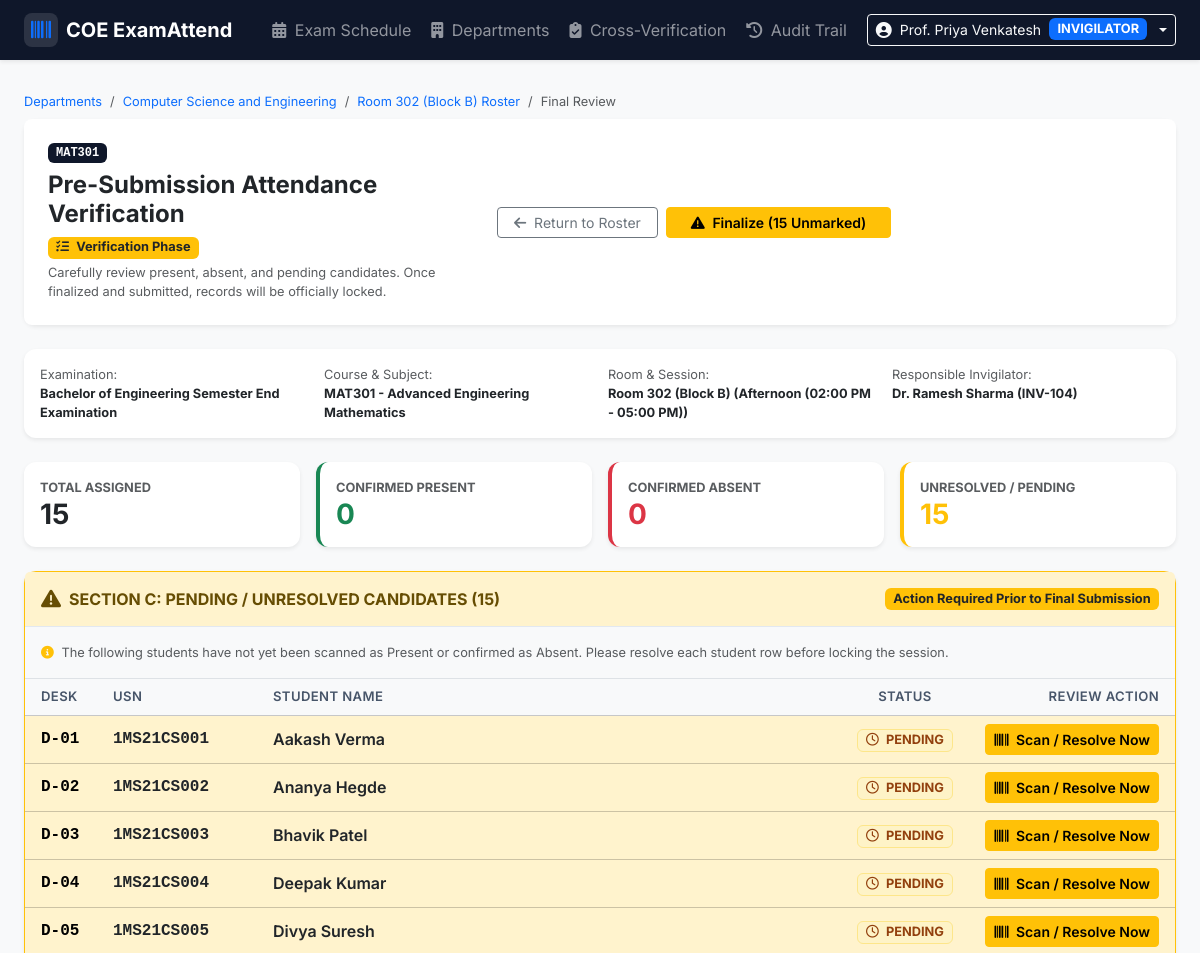
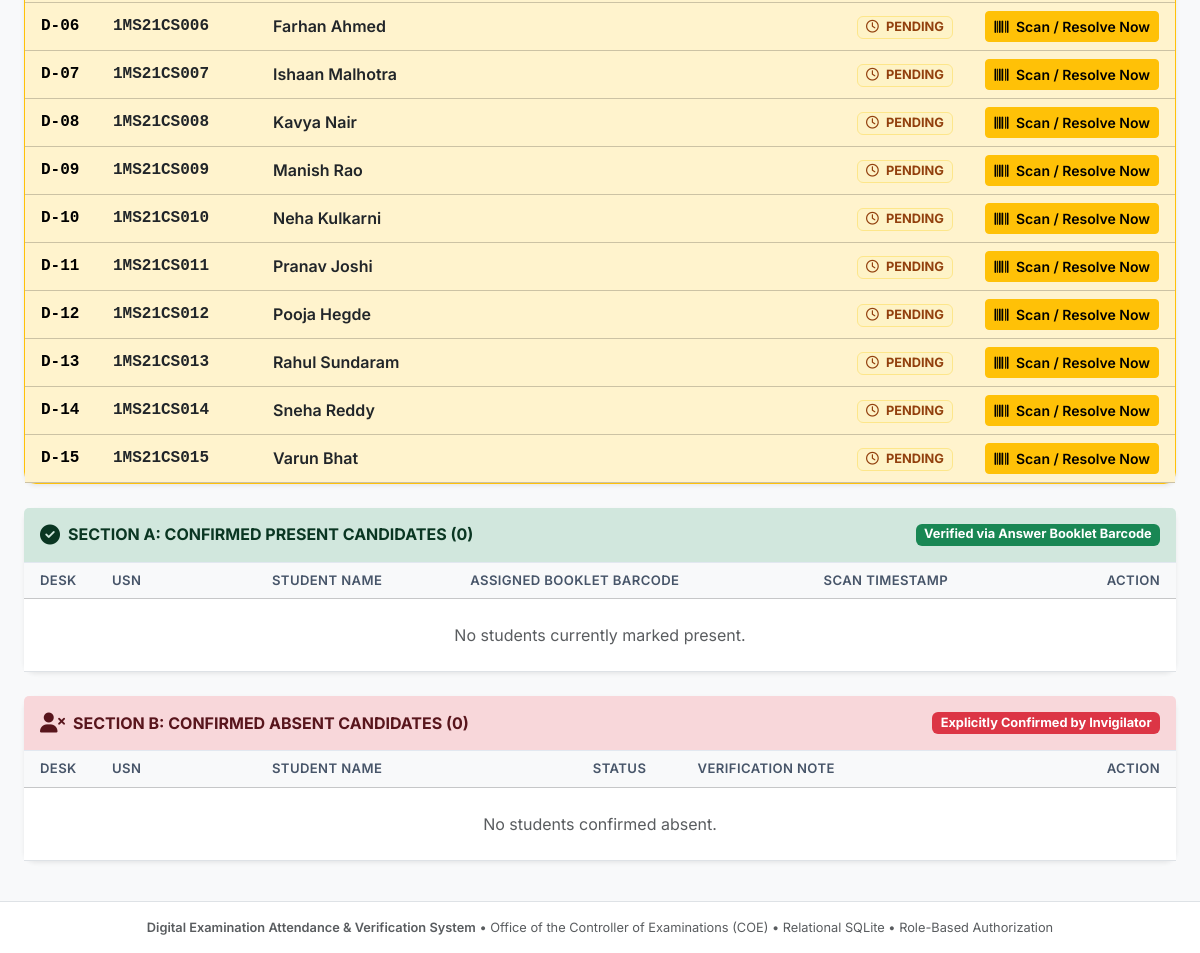
The page /sessions/3/review (signed in) on the database its author committed (2 pictures, top to bottom).
### tables this page shows
CREATE TABLE departments (
        id INTEGER PRIMARY KEY AUTOINCREMENT,
        code TEXT UNIQUE NOT NULL,
        name TEXT NOT NULL,
        created_at TEXT DEFAULT CURRENT_TIMESTAMP
    );

CREATE TABLE exam_sessions (
        id INTEGER PRIMARY KEY AUTOINCREMENT,
        course_code TEXT NOT NULL,
        course_name TEXT NOT NULL,
        exam_date TEXT NOT NULL,
        exam_session TEXT NOT NULL,
        room_number TEXT NOT NULL,
        qp_code TEXT NOT NULL,
        invigilator_name TEXT NOT NULL,
        invigilator_id TEXT NOT NULL,
        status TEXT DEFAULT 'IN_PROGRESS', -- 'IN_PROGRESS', 'LOCKED'
        locked_at TEXT,
        locked_by TEXT,
        created_at TEXT DEFAULT CURRENT_TIMESTAMP
    , exam_id INTEGER, subject_id INTEGER, department_id INTEGER, classroom_id INTEGER, invigilator_user_id INTEGER, submitted_at TEXT, start_time TEXT DEFAULT '09:30', end_time TEXT DEFAULT '12:30');

CREATE TABLE examinations (
        id INTEGER PRIMARY KEY AUTOINCREMENT,
        exam_code TEXT UNIQUE NOT NULL,
        exam_name TEXT NOT NULL,
        academic_year TEXT NOT NULL,
        term TEXT NOT NULL,
        created_at TEXT DEFAULT CURRENT_TIMESTAMP
    );

CREATE TABLE students (
        id INTEGER PRIMARY KEY AUTOINCREMENT,
        session_id INTEGER NOT NULL,
        usn TEXT NOT NULL,
        student_name TEXT NOT NULL,
        desk_number TEXT NOT NULL,
        attendance_status TEXT DEFAULT 'PENDING', -- 'PENDING', 'PRESENT', 'ABSENT'
        qp_barcode TEXT,
        marked_at TEXT,
        marked_by TEXT, student_master_id INTEGER,
        FOREIGN KEY (session_id) REFERENCES exam_sessions(id),
        UNIQUE(session_id, usn)
    );

### app.py (the view)
@app.route('/sessions/<int:session_id>/review')
@login_required
def session_review_view(session_id):
    if not check_session_access(session_id):
        return "403 Forbidden: Unauthorized session access.", 403
    conn = get_db()
    cursor = conn.cursor()
    cursor.execute('''
        SELECT e.*, d.name as department_name, ex.exam_name
        FROM exam_sessions e
        LEFT JOIN departments d ON e.department_id = d.id
        LEFT JOIN examinations ex ON e.exam_id = ex.id
        WHERE e.id = ?
    ''', (session_id,))
    session_row = cursor.fetchone()
    if not session_row:
        conn.close()
        return "Session not found.", 404
    session_data = dict(session_row)
    cursor.execute('''
        SELECT * FROM students
        WHERE session_id = ?
        ORDER BY desk_number ASC, usn ASC
    ''', (session_id,))
    students = [dict(row) for row in cursor.fetchall()]
    conn.close()
    present_list = [s for s in students if s['attendance_status'] == 'PRESENT']
    absent_list = [s for s in students if s['attendance_status'] == 'ABSENT']
    pending_list = [s for s in students if s['attendance_status'] == 'PENDING']
    return render_template(
        'review.html',
        session_data=session_data,
        total_students=len(students),
        present_list=present_list,
        absent_list=absent_list,
        pending_list=pending_list
    )

### templates/review.html (shortened to what this page needs)
{% extends 'base.html' %}
{% block content %}
<div class="container-fluid px-3 px-md-4">
    <nav aria-label="breadcrumb" class="mb-2">
        <ol class="breadcrumb fs-7 mb-1">
            <li class="breadcrumb-item"><a href="/departments" class="text-decoration-none">Departments</a></li>
            <li class="breadcrumb-item"><a href="/departments/{{ session_data.department_id }}/classrooms" class="text-decoration-none">{{ session_data.department_name or 'Department' }}</a></li>
            <li class="breadcrumb-item"><a href="/sessions/{{ session_data.id }}/roster" class="text-decoration-none">{{ session_data.room_number }} Roster</a></li>
            <li class="breadcrumb-item active" aria-current="page">Final Review</li>
        </ol>
    </nav>
    <div class="card mb-4 border-0 shadow-sm">
        <div class="card-body p-3 p-md-4 bg-white rounded-3">
            <div class="d-flex flex-column flex-md-row align-items-start align-items-md-center justify-content-between gap-3">
                <div>
                    <div class="d-flex flex-wrap align-items-center gap-2 mb-1">
                        <span class="badge bg-navy text-white font-monospace px-2 py-1">
                            {{ session_data.course_code }}
                        </span>
                        <h4 class="fw-bold mb-0 text-dark">Pre-Submission Attendance Verification</h4>
                        <span class="badge bg-warning text-dark fs-7"><i class="fa-solid fa-list-check me-1"></i> Verification Phase</span>
                    </div>
                    <p class="text-muted fs-7 mb-0">
                        Carefully review present, absent, and pending candidates. Once finalized and submitted, records will be officially locked.
                    </p>
                </div>
                <div class="d-flex flex-wrap align-items-center gap-2 w-100 w-md-auto">
                    <a href="/sessions/{{ session_data.id }}/roster" class="btn btn-outline-secondary btn-sm px-3 flex-grow-1 flex-md-grow-0">
                        <i class="fa-solid fa-arrow-left me-1"></i> Return to Roster
                    </a>
                    {% if pending_list|length > 0 %}
                        <button type="button" class="btn btn-warning btn-sm px-4 fw-semibold flex-grow-1 flex-md-grow-0" onclick="handlePendingWarningSubmit()">
                            <i class="fa-solid fa-triangle-exclamation me-1"></i> Finalize ({{ pending_list|length }} Unmarked)
                        </button>
                    {% else %}
                        <button type="button" class="btn btn-success btn-sm px-4 fw-semibold flex-grow-1 flex-md-grow-0" onclick="openFinalSubmitModal()">
                            <i class="fa-solid fa-lock me-1"></i> Confirm & Finalize Submission
                        </button>
                    {% endif %}
                </div>
            </div>
        </div>
    </div>
    <div class="card border-0 shadow-sm bg-white p-3 mb-4">
        <div class="row g-3 fs-7">
            <div class="col-6 col-md-3">
                <span class="text-muted">Examination:</span><br>
                <strong class="text-dark">{{ session_data.exam_name or 'BE Semester End Exam 2026' }}</strong>
            </div>
            <div class="col-6 col-md-3">
                <span class="text-muted">Course & Subject:</span><br>
                <strong class="text-dark">{{ session_data.course_code }} - {{ session_data.course_name }}</strong>
            </div>
            <div class="col-6 col-md-3">
                <span class="text-muted">Room & Session:</span><br>
                <strong class="text-dark">{{ session_data.room_number }} ({{ session_data.exam_session }})</strong>
            </div>
            <div class="col-6 col-md-3">
                <span class="text-muted">Responsible Invigilator:</span><br>
                <strong class="text-dark">{{ session_data.invigilator_name }} ({{ session_data.invigilator_id }})</strong>
            </div>
        </div>
    </div>
    <div class="row g-3 mb-4">
        <div class="col-6 col-md-3">
            <div class="card border-0 shadow-sm bg-white p-3">
                <div class="text-muted fs-7 fw-bold text-uppercase">Total Assigned</div>
                <h3 class="fw-bold mb-0 text-dark">{{ total_students }}</h3>
            </div>
        </div>
        <div class="col-6 col-md-3">
            <div class="card border-0 shadow-sm bg-white p-3 border-start border-4 border-success">
                <div class="text-muted fs-7 fw-bold text-uppercase">Confirmed Present</div>
                <h3 class="fw-bold mb-0 text-success">{{ present_list|length }}</h3>
            </div>
        </div>
        <div class="col-6 col-md-3">
            <div class="card border-0 shadow-sm bg-white p-3 border-start border-4 border-danger">
                <div class="text-muted fs-7 fw-bold text-uppercase">Confirmed Absent</div>
                <h3 class="fw-bold mb-0 text-danger">{{ absent_list|length }}</h3>
            </div>
        </div>
        <div class="col-6 col-md-3">
            <div class="card border-0 shadow-sm bg-white p-3 border-start border-4 border-warning">
                <div class="text-muted fs-7 fw-bold text-uppercase">Unresolved / Pending</div>
                <h3 class="fw-bold mb-0 text-warning">{{ pending_list|length }}</h3>
            </div>
        </div>
    </div>
    {% if pending_list|length > 0 %}
    <div class="card border-warning shadow-sm mb-4 bg-white">
        <div class="card-header bg-warning-subtle text-warning-emphasis py-3 d-flex align-items-center justify-content-between">
            <div class="d-flex align-items-center gap-2">
                <i class="fa-solid fa-triangle-exclamation fs-5"></i>
                <h6 class="fw-bold mb-0">SECTION C: PENDING / UNRESOLVED CANDIDATES ({{ pending_list|length }})</h6>
            </div>
            <span class="badge bg-warning text-dark fs-7">Action Required Prior to Final Submission</span>
        </div>
        <div class="card-body p-0">
            <div class="p-3 bg-light border-bottom fs-7 text-muted">
                <i class="fa-solid fa-circle-info me-1 text-warning"></i>
                The following students have not yet been scanned as Present or confirmed as Absent. Please resolve each student row before locking the session.
            </div>
            <div class="table-responsive">
                <table class="table table-hover align-middle mb-0">
                    <thead class="table-light">
                        <tr>
                            <th class="ps-3" style="width: 80px;">Desk</th>
                            <th style="width: 160px;">USN</th>
                            <th>Student Name</th>
                            <th class="text-center" style="width: 140px;">Status</th>
                            <th class="text-end pe-3" style="width: 200px;">Review Action</th>
                        </tr>
                    </thead>
                    <tbody>
                        {% for s in pending_list %}
                        <tr class="table-warning bg-opacity-25">
                            <td class="ps-3 font-monospace fw-bold">{{ s.desk_number }}</td>
                            <td class="font-monospace fw-bold text-dark">{{ s.usn }}</td>
                            <td class="fw-semibold text-dark">{{ s.student_name }}</td>
                            <td class="text-center">
                                <span class="badge badge-pending px-2 py-1 fs-7">
                                    <i class="fa-regular fa-clock me-1"></i> PENDING
                                </span>
                            </td>
                            <td class="text-end pe-3">
                                <a href="/sessions/{{ session_data.id }}/roster" class="btn btn-warning btn-sm fw-semibold">
                                    <i class="fa-solid fa-barcode me-1"></i> Scan / Resolve Now
                                </a>
                            </td>
                        </tr>
                        {% endfor %}
                    </tbody>
                </table>
            </div>
        </div>
    </div>
    {% endif %}
    <div class="card border-0 shadow-sm mb-4 bg-white">
        <div class="card-header bg-success-subtle text-success-emphasis py-3 d-flex align-items-center justify-content-between">
            <div class="d-flex align-items-center gap-2">
                <i class="fa-solid fa-circle-check fs-5"></i>
                <h6 class="fw-bold mb-0">SECTION A: CONFIRMED PRESENT CANDIDATES ({{ present_list|length }})</h6>
            </div>
            <span class="badge bg-success text-white fs-7">Verified via Answer Booklet Barcode</span>
        </div>
        <div class="card-body p-0">
            <div class="table-responsive">
                <table class="table table-hover align-middle mb-0">
                    <thead class="table-light">
                        <tr>
                            <th class="ps-3" style="width: 80px;">Desk</th>
                            <th style="width: 160px;">USN</th>
                            <th>Student Name</th>
                            <th>Assigned Booklet Barcode</th>
                            <th>Scan Timestamp</th>
                            <th class="text-end pe-3" style="width: 140px;">Action</th>
                        </tr>
                    </thead>
                    <tbody>
                        {% for s in present_list %}
                        <tr>
                            <td class="ps-3 font-monospace fw-bold text-secondary">{{ s.desk_number }}</td>
                            <td class="font-monospace fw-bold text-primary">{{ s.usn }}</td>
                            <td class="fw-semibold text-dark">{{ s.student_name }}</td>
                            <td>
                                <code class="bg-light px-2 py-1 rounded text-dark border font-monospace">{{ s.qp_barcode }}</code>
                            </td>
                            <td class="text-muted fs-7">{{ s.marked_at }}</td>
                            <td class="text-end pe-3">
                                <a href="/sessions/{{ session_data.id }}/roster" class="btn btn-outline-secondary btn-sm" title="Correct in roster">
                                    <i class="fa-solid fa-pen-to-square"></i>
                                </a>
                            </td>
                        </tr>
                        {% else %}
                        <tr>
                            <td colspan="6" class="text-center py-4 text-muted">No students currently marked present.</td>
                        </tr>
                        {% endfor %}
                    </tbody>
                </table>
            </div>
        </div>
    </div>
    <div class="card border-0 shadow-sm mb-4 bg-white">
        <div class="card-header bg-danger-subtle text-danger-emphasis py-3 d-flex align-items-center justify-content-between">
            <div class="d-flex align-items-center gap-2">
                <i class="fa-solid fa-user-xmark fs-5"></i>
                <h6 class="fw-bold mb-0">SECTION B: CONFIRMED ABSENT CANDIDATES ({{ absent_list|length }})</h6>
            </div>
            <span class="badge bg-danger text-white fs-7">Explicitly Confirmed by Invigilator</span>
        </div>
        <div class="card-body p-0">
            <div class="table-responsive">
                <table class="table table-hover align-middle mb-0">
                    <thead class="table-light">
                        <tr>
                            <th class="ps-3" style="width: 80px;">Desk</th>
                            <th style="width: 160px;">USN</th>
                            <th>Student Name</th>
                            <th class="text-center" style="width: 140px;">Status</th>
                            <th>Verification Note</th>
                            <th class="text-end pe-3" style="width: 140px;">Action</th>
                        </tr>
                    </thead>
                    <tbody>
                        {% for s in absent_list %}
                        <tr>
                            <td class="ps-3 font-monospace fw-bold text-secondary">{{ s.desk_number }}</td>
                            <td class="font-monospace fw-bold text-danger">{{ s.usn }}</td>
                            <td class="fw-semibold text-dark">{{ s.student_name }}</td>
                            <td class="text-center">
                                <span class="badge badge-absent px-2 py-1 fs-7"><i class="fa-solid fa-xmark me-1"></i> ABSENT</span>
                            </td>
                            <td class="text-muted fs-7">Verified absent at candidate desk. No booklet issued.</td>
                            <td class="text-end pe-3">
                                <a href="/sessions/{{ session_data.id }}/roster" class="btn btn-outline-secondary btn-sm" title="Correct in roster">
                                    <i class="fa-solid fa-pen-to-square"></i>
                                </a>
                            </td>
                        </tr>
                        {% else %}
                        <tr>
                            <td colspan="6" class="text-center py-4 text-muted">No students confirmed absent.</td>
                        </tr>
                        {% endfor %}
                    </tbody>
                </table>
            </div>
        </div>
    </div>
</div>
{% endblock %}

### rows shown on the page
departments: name "Computer Science and Engineering"
exam_sessions: room_number "Room 302 (Block B)", course_code "MAT301", course_name "Advanced Engineering Mathematics", exam_session "Afternoon (02:00 PM - 05:00 PM)", invigilator_name "Dr. Ramesh Sharma", invigilator_id "INV-104"
examinations: exam_name "Bachelor of Engineering Semester End Examination"
students: desk_number "D-01", usn "1MS21CS001", student_name "Aakash Verma"
students: desk_number "D-02", usn "1MS21CS002", student_name "Ananya Hegde"
students: desk_number "D-03", usn "1MS21CS003", student_name "Bhavik Patel"
students: desk_number "D-04", usn "1MS21CS004", student_name "Deepak Kumar"
students: desk_number "D-05", usn "1MS21CS005", student_name "Divya Suresh"
students: desk_number "D-06", usn "1MS21CS006", student_name "Farhan Ahmed"
students: desk_number "D-07", usn "1MS21CS007", student_name "Ishaan Malhotra"
students: desk_number "D-08", usn "1MS21CS008", student_name "Kavya Nair"
students: desk_number "D-09", usn "1MS21CS009", student_name "Manish Rao"
students: desk_number "D-10", usn "1MS21CS010", student_name "Neha Kulkarni"
students: desk_number "D-11", usn "1MS21CS011", student_name "Pranav Joshi"
students: desk_number "D-12", usn "1MS21CS012", student_name "Pooja Hegde"
students: desk_number "D-13", usn "1MS21CS013", student_name "Rahul Sundaram"
students: desk_number "D-14", usn "1MS21CS014", student_name "Sneha Reddy"
students: desk_number "D-15", usn "1MS21CS015", student_name "Varun Bhat"

### other values the page prints
{{ session.get('full_name', 'User') }} "Prof. Priya Venkatesh"
{{ pending_list|length }} "15"
{{ total_students }} "15"
{{ present_list|length }} "0"
{{ absent_list|length }} "0"
